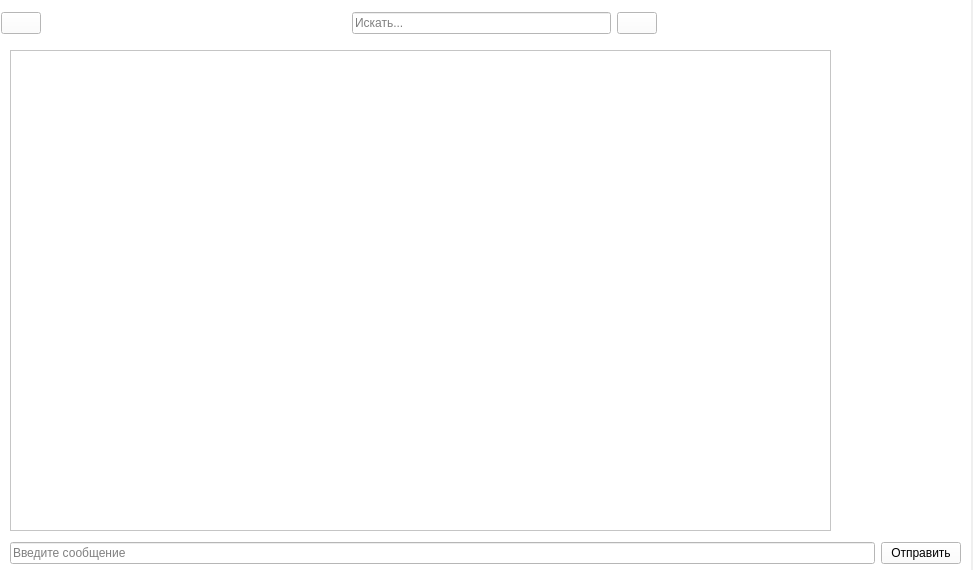
<?xml version="1.0" encoding="UTF-8"?>
<ui version="4.0">
 <class>ContentWindow</class>
 <widget class="QWidget" name="ContentWindow">
  <property name="geometry">
   <rect>
    <x>0</x>
    <y>0</y>
    <width>973</width>
    <height>570</height>
   </rect>
  </property>
  <property name="windowTitle">
   <string>Form</string>
  </property>
  <property name="styleSheet">
   <string notr="true"/>
  </property>
  <widget class="QWidget" name="main_area" native="true">
   <property name="geometry">
    <rect>
     <x>0</x>
     <y>0</y>
     <width>971</width>
     <height>572</height>
    </rect>
   </property>
   <property name="minimumSize">
    <size>
     <width>534</width>
     <height>0</height>
    </size>
   </property>
   <property name="styleSheet">
    <string notr="true">background-color: rgb(255, 255, 255);</string>
   </property>
   <widget class="QWidget" name="widget1" native="true">
    <property name="geometry">
     <rect>
      <x>1</x>
      <y>1</y>
      <width>961</width>
      <height>45</height>
     </rect>
    </property>
    <layout class="QHBoxLayout" name="horizontalLayout_3">
     <item>
      <widget class="QPushButton" name="moreButton">
       <property name="text">
        <string/>
       </property>
       <property name="icon">
        <iconset>
         <normaloff>../../Документы/ITSwarm_beta_v2/images/icons8-more-24.png</normaloff>../../Документы/ITSwarm_beta_v2/images/icons8-more-24.png</iconset>
       </property>
       <property name="checkable">
        <bool>true</bool>
       </property>
      </widget>
     </item>
     <item>
      <spacer name="horizontalSpacer_2">
       <property name="orientation">
        <enum>Qt::Horizontal</enum>
       </property>
       <property name="sizeHint" stdset="0">
        <size>
         <width>296</width>
         <height>20</height>
        </size>
       </property>
      </spacer>
     </item>
     <item>
      <layout class="QHBoxLayout" name="horizontalLayout">
       <item>
        <widget class="QLineEdit" name="searchField">
         <property name="text">
          <string/>
         </property>
         <property name="placeholderText">
          <string>Искать...</string>
         </property>
        </widget>
       </item>
       <item>
        <widget class="QPushButton" name="searchButton">
         <property name="text">
          <string/>
         </property>
         <property name="icon">
          <iconset>
           <normaloff>../../Документы/ITSwarm_beta_v2/images/icons8-search-30.png</normaloff>../../Документы/ITSwarm_beta_v2/images/icons8-search-30.png</iconset>
         </property>
        </widget>
       </item>
      </layout>
     </item>
     <item>
      <spacer name="horizontalSpacer_3">
       <property name="orientation">
        <enum>Qt::Horizontal</enum>
       </property>
       <property name="sizeHint" stdset="0">
        <size>
         <width>296</width>
         <height>20</height>
        </size>
       </property>
      </spacer>
     </item>
    </layout>
   </widget>
   <widget class="QTextBrowser" name="textBrowser">
    <property name="geometry">
     <rect>
      <x>10</x>
      <y>50</y>
      <width>821</width>
      <height>481</height>
     </rect>
    </property>
    <property name="sizePolicy">
     <sizepolicy hsizetype="Expanding" vsizetype="Expanding">
      <horstretch>0</horstretch>
      <verstretch>0</verstretch>
     </sizepolicy>
    </property>
    <property name="minimumSize">
     <size>
      <width>121</width>
      <height>0</height>
     </size>
    </property>
   </widget>
   <widget class="QWidget" name="layoutWidget">
    <property name="geometry">
     <rect>
      <x>10</x>
      <y>540</y>
      <width>951</width>
      <height>27</height>
     </rect>
    </property>
    <layout class="QHBoxLayout" name="horizontalLayout_5">
     <item>
      <widget class="QLineEdit" name="lineEdit">
       <property name="inputMask">
        <string/>
       </property>
       <property name="text">
        <string/>
       </property>
       <property name="placeholderText">
        <string>Введите сообщение</string>
       </property>
      </widget>
     </item>
     <item>
      <widget class="QPushButton" name="pushButton">
       <property name="text">
        <string>Отправить</string>
       </property>
      </widget>
     </item>
    </layout>
   </widget>
  </widget>
 </widget>
 <resources/>
 <connections/>
</ui>
